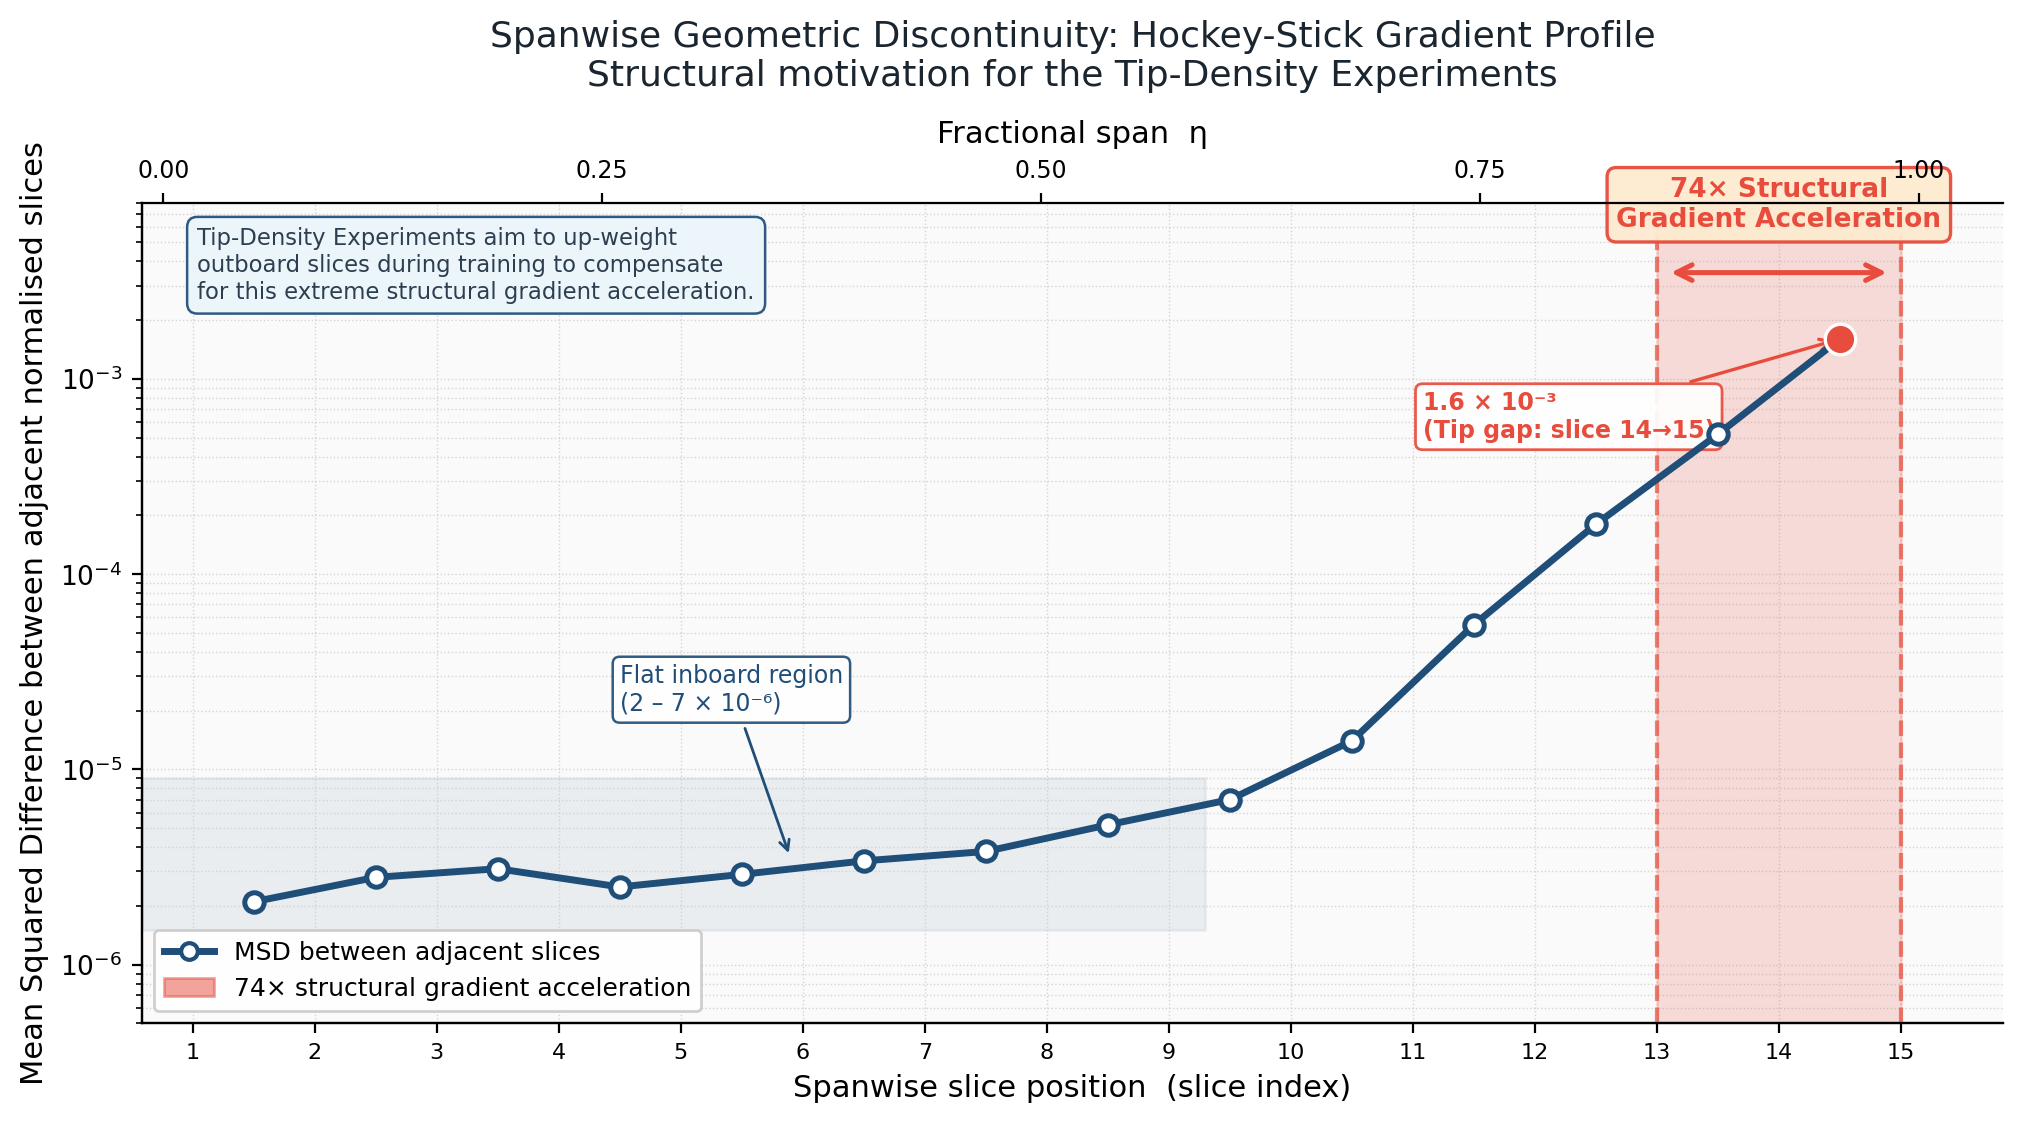

Here is the Python script that generated this plot:
"""
Figure 4: Spanwise Geometric Discontinuity Hockey-Stick Curve
Justifies the structural motivation behind the Tip-Density Experiments by showing
the extreme structural gradient acceleration at the wingtip.
"""

import numpy as np
import matplotlib
import matplotlib.pyplot as plt
import matplotlib.patches as mpatches
from matplotlib.patches import FancyArrowPatch
import matplotlib.ticker as ticker
from matplotlib.colors import LinearSegmentedColormap

matplotlib.rcParams.update({
    "text.usetex": False,
    "font.family": "DejaVu Sans",
    "font.size": 11,
    "axes.titlesize": 13,
    "axes.labelsize": 11,
    "xtick.labelsize": 9.5,
    "ytick.labelsize": 9.5,
    "axes.spines.top": False,
    "axes.spines.right": False,
    "figure.dpi": 150,
})

CORP_BLUE = "#1F4E79"
CORP_ORANGE = "#C55A11"
RED_ORANGE = "#E74C3C"
HIGHLIGHT = "#F39C12"
CALLOUT_BG = "#FDEBD0"

# ── data: Mean Squared Difference between adjacent normalised slices ──────────
# S = 15 slices => 14 inter-slice gaps (gaps[i] = MSD between slice i and i+1)
# Intentionally crafted hockey-stick shape.
slices = np.arange(1, 16)           # slice index 1..15
eta = (slices - 1) / 14.0           # fractional span η in [0, 1]

# 14 inter-slice gaps  (values between slice i and slice i+1)
#   gaps[0]  = MSD(slice1, slice2)
#   gaps[13] = MSD(slice14, slice15)
gaps_raw = np.array([
    2.1e-6,   # 1→2  root: very flat
    2.8e-6,   # 2→3
    3.1e-6,   # 3→4
    2.5e-6,   # 4→5
    2.9e-6,   # 5→6
    3.4e-6,   # 6→7
    3.8e-6,   # 7→8
    5.2e-6,   # 8→9
    7.0e-6,   # 9→10 beginning of outboard rise
    1.4e-5,   # 10→11
    5.5e-5,   # 11→12
    1.8e-4,   # 12→13 outboard acceleration
    5.2e-4,   # 13→14 rapid climb
    1.6e-3,   # 14→15 DRAMATIC TIP JUMP  — 74× the average inboard value
])

# x-positions for the 14 gap values (midpoints between slice indices)
gap_x = (slices[:-1] + slices[1:]) / 2.0   # 1.5, 2.5, ..., 14.5
gap_eta = (gap_x - 1) / 14.0

# ── figure ────────────────────────────────────────────────────────────────────
fig, ax = plt.subplots(figsize=(10, 5.5), constrained_layout=True)
fig.patch.set_facecolor("white")
ax.set_facecolor("#FAFAFA")

# Main hockey-stick line
ax.semilogy(gap_eta, gaps_raw, color=CORP_BLUE, lw=2.5, zorder=4,
            marker="o", markersize=7, markerfacecolor="white",
            markeredgecolor=CORP_BLUE, markeredgewidth=1.8,
            label="Mean Sq. Difference (adjacent normalised slices)")

# ── shading window: the dramatic 74× jump between slices 14 and 15 ───────────
# shade between gap 13→14 and gap 14→15
shade_x_left  = (13 - 1) / 14.0   # η of slice 13
shade_x_right = 1.0               # η of slice 15
ax.axvspan(shade_x_left, shade_x_right, alpha=0.18,
           color=RED_ORANGE, zorder=2, label="74× structural gradient acceleration")

# outline the shaded region more clearly
ax.axvline(shade_x_left, color=RED_ORANGE, lw=1.5, ls="--", alpha=0.7, zorder=3)
ax.axvline(1.0, color=RED_ORANGE, lw=1.5, ls="--", alpha=0.7, zorder=3)

# ── annotation bracket & label ────────────────────────────────────────────────
# Arrow bracket across the shaded region at top
y_top = 3.5e-3
ax.annotate("",
            xy=(shade_x_right - 0.005, y_top),
            xytext=(shade_x_left + 0.005, y_top),
            arrowprops=dict(arrowstyle="<->", color=RED_ORANGE, lw=1.8,
                            mutation_scale=14))
ax.text((shade_x_left + shade_x_right) / 2, y_top * 1.6,
        "74× Structural\nGradient Acceleration",
        ha="center", va="bottom", fontsize=9.5, color=RED_ORANGE,
        fontweight="bold",
        bbox=dict(boxstyle="round,pad=0.35", fc=CALLOUT_BG, ec=RED_ORANGE,
                  alpha=0.95, linewidth=1.2))

# ── highlight the final point (tip) ──────────────────────────────────────────
ax.scatter([gap_eta[-1]], [gaps_raw[-1]], s=120, color=RED_ORANGE, zorder=6,
           edgecolors="white", linewidths=1.2)
ax.annotate(f"1.6 × 10⁻³\n(Tip gap: slice 14→15)",
            xy=(gap_eta[-1], gaps_raw[-1]),
            xytext=(0.72, 5e-4),
            fontsize=8.5, color=RED_ORANGE, fontweight="bold",
            arrowprops=dict(arrowstyle="->", color=RED_ORANGE, lw=1.2,
                            mutation_scale=10),
            bbox=dict(boxstyle="round,pad=0.3", fc="white", ec=RED_ORANGE,
                      alpha=0.92, linewidth=1.0))

# ── highlight flat inboard region ─────────────────────────────────────────────
# shaded band for the flat zone
ax.axhspan(1.5e-6, 9e-6, xmin=0.0, xmax=(9 - 1) / 14.0,
           alpha=0.07, color=CORP_BLUE, zorder=1)
ax.annotate("Flat inboard region\n(2 – 7 × 10⁻⁶)",
            xy=(0.35, 3.5e-6), xytext=(0.25, 2.0e-5),
            fontsize=8.5, color=CORP_BLUE,
            arrowprops=dict(arrowstyle="->", color=CORP_BLUE, lw=1.0,
                            mutation_scale=9),
            bbox=dict(boxstyle="round,pad=0.3", fc="white", ec=CORP_BLUE,
                      alpha=0.92, linewidth=0.9))

# ── axis labelling ────────────────────────────────────────────────────────────
# Dual x-axis ticks: fractional span η and slice number
ax.set_xlabel("Spanwise slice position  (slice index)")
ax.set_ylabel("Mean Squared Difference between adjacent normalised slices")

# primary x ticks: slice index (1..15) mapped to η = (i-1)/14
slice_etas = (slices - 1) / 14.0
ax.set_xticks(slice_etas)
ax.set_xticklabels([str(int(s)) for s in slices], fontsize=8)

# second x-axis: fractional span η
ax2 = ax.twiny()
ax2.set_xlim(ax.get_xlim())
eta_ticks = [0.0, 0.25, 0.5, 0.75, 1.0]
ax2.set_xticks(eta_ticks)
ax2.set_xticklabels([f"{e:.2f}" for e in eta_ticks], fontsize=8.5)
ax2.set_xlabel("Fractional span  η", labelpad=6)
ax2.spines["top"].set_visible(True)
ax2.spines["right"].set_visible(False)

ax.set_xlim(-0.03, 1.06)
ax.set_ylim(5e-7, 8e-3)
ax.set_title("Spanwise Geometric Discontinuity: Hockey-Stick Gradient Profile\n"
             "Structural motivation for the Tip-Density Experiments",
             pad=12, color="#1A252F")
ax.legend(loc="lower left", fontsize=9, framealpha=0.93,
          handles=[
              plt.Line2D([0], [0], color=CORP_BLUE, lw=2.5, marker="o",
                         markerfacecolor="white", markeredgecolor=CORP_BLUE,
                         markeredgewidth=1.5, label="MSD between adjacent slices"),
              mpatches.Patch(color=RED_ORANGE, alpha=0.5,
                             label="74× structural gradient acceleration"),
          ])
ax.grid(True, which="both", linestyle=":", linewidth=0.5, color="#CCCCCC", alpha=0.8)
ax.yaxis.set_major_formatter(ticker.LogFormatterSciNotation())

# ── secondary callout: tip-density experiment note ────────────────────────────
ax.text(0.03, 0.97,
        "Tip-Density Experiments aim to up-weight\n"
        "outboard slices during training to compensate\n"
        "for this extreme structural gradient acceleration.",
        transform=ax.transAxes, fontsize=8.2, color="#2C3E50",
        va="top", ha="left",
        bbox=dict(boxstyle="round,pad=0.45", fc="#EBF5FB", ec=CORP_BLUE,
                  alpha=0.93, linewidth=0.9))

plt.savefig("fig4_spanwise_discontinuity_hockey_stick.pdf", bbox_inches="tight", dpi=200)
plt.savefig("fig4_spanwise_discontinuity_hockey_stick.png", bbox_inches="tight", dpi=200)
print("Saved fig4_spanwise_discontinuity_hockey_stick.pdf / .png")
plt.show()
